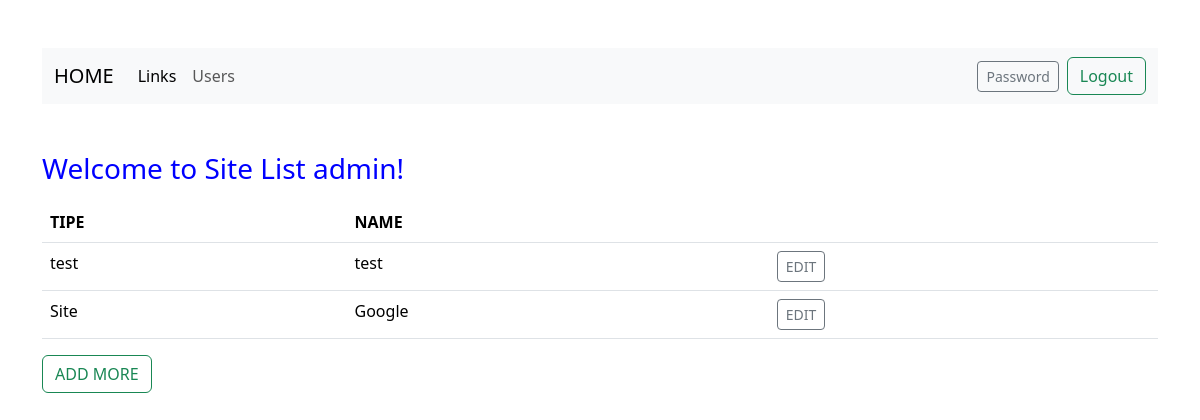
The page /links (signed in) on the database its author committed.
### tables this page shows
CREATE TABLE users (id INTEGER PRIMARY KEY AUTOINCREMENT NOT NULL, username TEXT NOT NULL, hash TEXT NOT NULL, permission INTEGER DEFAULT 4 NOT NULL, active BLOB DEFAULT 0 NOT NULL);

CREATE TABLE links (
id INTEGER PRIMARY KEY AUTOINCREMENT NOT NULL,
type TEXT NOT NULL,
name TEXT NOT NULL,
link TEXT NOT NULL, active BLOB DEFAULT 0 NOT NULL);

### app.py (the view)
@app.route("/links")
def links():
    userID = session["user_id"]
    rows = db.execute(
    "SELECT * FROM users WHERE id = ?", userID
    )
    username = rows[0]["username"]
    links = db.execute("SELECT type, name, link, id FROM links WHERE active = 0")
    return render_template("links.html", links = links, username = username)

### templates/links.html (shortened to what this page needs)
{% extends "layout.html" %}
{% block body %}
<div class="mb-3"><h3>Welcome to Site List {{ username }}!</h3></div>
    <table class="table">
        <thead>
            <tr>
                <th>TIPE</th>
                <th>NAME</th>
                <th></th>
            </tr>
        </thead>
        <tbody>
            {% for link in links %}
            <tr>
                <td> {{ link["type"] }}</td>
                <td><a class="nav-link" href="https:\\{{ link["link"] }}">{{ link["name"] }}</a></td>
                <td>
                  <form action="/edit" method="post">
                    <button type="submit" class="btn btn-sm btn-outline-secondary" >EDIT</button>
                  </form>
                </td>
            </tr>
            {% endfor %}
        </tbody>
    </table>
    <a class="btn btn-outline-success" href="/add">ADD MORE</a>
{% endblock %}

### templates/styles.css (style rules this page uses)
h1, h2, h3, h4, h5, h6, p { color: blue; }

### rows shown on the page
users: username "admin"
links: type "test", name "test"
links: type "Site", name "Google"
